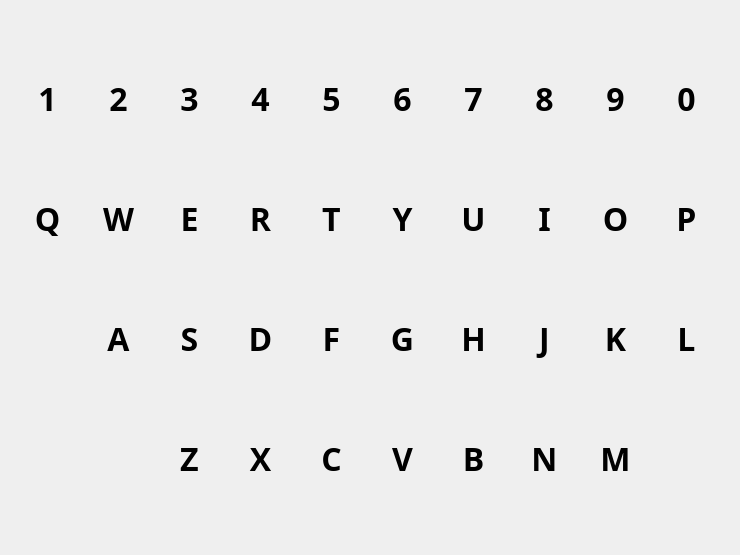
     <widget class="QWidget" name="pagePhones">
      <widget class="QWidget" name="gridLayoutWidget">
       <property name="geometry">
        <rect>
         <x>10</x>
         <y>10</y>
         <width>721</width>
         <height>536</height>
        </rect>
       </property>
       <layout class="QGridLayout" name="gridLayout">
        <item row="1" column="2">
         <widget class="QToolButton" name="btnW_2">
          <property name="minimumSize">
           <size>
            <width>55</width>
            <height>48</height>
           </size>
          </property>
          <property name="font">
           <font>
            <family>Arial Black</family>
            <pointsize>24</pointsize>
            <weight>75</weight>
            <bold>true</bold>
           </font>
          </property>
          <property name="text">
           <string>W</string>
          </property>
          <property name="autoRaise">
           <bool>true</bool>
          </property>
         </widget>
        </item>
        <item row="0" column="3">
         <widget class="QToolButton" name="btn3_2">
          <property name="minimumSize">
           <size>
            <width>55</width>
            <height>48</height>
           </size>
          </property>
          <property name="font">
           <font>
            <family>Arial Black</family>
            <pointsize>24</pointsize>
            <weight>75</weight>
            <bold>true</bold>
           </font>
          </property>
          <property name="text">
           <string>3</string>
          </property>
          <property name="autoRaise">
           <bool>true</bool>
          </property>
         </widget>
        </item>
        <item row="0" column="2">
         <widget class="QToolButton" name="btn2_2">
          <property name="minimumSize">
           <size>
            <width>55</width>
            <height>48</height>
           </size>
          </property>
          <property name="font">
           <font>
            <family>Arial Black</family>
            <pointsize>24</pointsize>
            <weight>75</weight>
            <bold>true</bold>
           </font>
          </property>
          <property name="text">
           <string>2</string>
          </property>
          <property name="autoRaise">
           <bool>true</bool>
          </property>
         </widget>
        </item>
        <item row="0" column="10">
         <widget class="QToolButton" name="btn0_2">
          <property name="minimumSize">
           <size>
            <width>55</width>
            <height>48</height>
           </size>
          </property>
          <property name="font">
           <font>
            <family>Arial Black</family>
            <pointsize>24</pointsize>
            <weight>75</weight>
            <bold>true</bold>
           </font>
          </property>
          <property name="text">
           <string>0</string>
          </property>
          <property name="autoRaise">
           <bool>true</bool>
          </property>
         </widget>
        </item>
        <item row="1" column="3">
         <widget class="QToolButton" name="btnE_2">
          <property name="minimumSize">
           <size>
            <width>55</width>
            <height>48</height>
           </size>
          </property>
          <property name="font">
           <font>
            <family>Arial Black</family>
            <pointsize>24</pointsize>
            <weight>75</weight>
            <bold>true</bold>
           </font>
          </property>
          <property name="text">
           <string>E</string>
          </property>
          <property name="autoRaise">
           <bool>true</bool>
          </property>
         </widget>
        </item>
        <item row="0" column="5">
         <widget class="QToolButton" name="btn5_2">
          <property name="minimumSize">
           <size>
            <width>55</width>
            <height>48</height>
           </size>
          </property>
          <property name="font">
           <font>
            <family>Arial Black</family>
            <pointsize>24</pointsize>
            <weight>75</weight>
            <bold>true</bold>
           </font>
          </property>
          <property name="text">
           <string>5</string>
          </property>
          <property name="autoRaise">
           <bool>true</bool>
          </property>
         </widget>
        </item>
        <item row="0" column="4">
         <widget class="QToolButton" name="btn4_2">
          <property name="minimumSize">
           <size>
            <width>55</width>
            <height>48</height>
           </size>
          </property>
          <property name="font">
           <font>
            <family>Arial Black</family>
            <pointsize>24</pointsize>
            <weight>75</weight>
            <bold>true</bold>
           </font>
          </property>
          <property name="text">
           <string>4</string>
          </property>
          <property name="autoRaise">
           <bool>true</bool>
          </property>
         </widget>
        </item>
        <item row="0" column="6">
         <widget class="QToolButton" name="btn6_2">
          <property name="minimumSize">
           <size>
            <width>55</width>
            <height>48</height>
           </size>
          </property>
          <property name="font">
           <font>
            <family>Arial Black</family>
            <pointsize>24</pointsize>
            <weight>75</weight>
            <bold>true</bold>
           </font>
          </property>
          <property name="text">
           <string>6</string>
          </property>
          <property name="autoRaise">
           <bool>true</bool>
          </property>
         </widget>
        </item>
        <item row="0" column="7">
         <widget class="QToolButton" name="btn7_2">
          <property name="minimumSize">
           <size>
            <width>55</width>
            <height>48</height>
           </size>
          </property>
          <property name="font">
           <font>
            <family>Arial Black</family>
            <pointsize>24</pointsize>
            <weight>75</weight>
            <bold>true</bold>
           </font>
          </property>
          <property name="text">
           <string>7</string>
          </property>
          <property name="autoRaise">
           <bool>true</bool>
          </property>
         </widget>
        </item>
        <item row="0" column="8">
         <widget class="QToolButton" name="btn8_2">
          <property name="minimumSize">
           <size>
            <width>55</width>
            <height>48</height>
           </size>
          </property>
          <property name="font">
           <font>
            <family>Arial Black</family>
            <pointsize>24</pointsize>
            <weight>75</weight>
            <bold>true</bold>
           </font>
          </property>
          <property name="text">
           <string>8</string>
          </property>
          <property name="autoRaise">
           <bool>true</bool>
          </property>
         </widget>
        </item>
        <item row="0" column="9">
         <widget class="QToolButton" name="btn9_2">
          <property name="minimumSize">
           <size>
            <width>55</width>
            <height>48</height>
           </size>
          </property>
          <property name="font">
           <font>
            <family>Arial Black</family>
            <pointsize>24</pointsize>
            <weight>75</weight>
            <bold>true</bold>
           </font>
          </property>
          <property name="text">
           <string>9</string>
          </property>
          <property name="autoRaise">
           <bool>true</bool>
          </property>
         </widget>
        </item>
        <item row="2" column="2">
         <widget class="QToolButton" name="btnA_2">
          <property name="minimumSize">
           <size>
            <width>55</width>
            <height>48</height>
           </size>
          </property>
          <property name="font">
           <font>
            <family>Arial Black</family>
            <pointsize>24</pointsize>
            <weight>75</weight>
            <bold>true</bold>
           </font>
          </property>
          <property name="text">
           <string>A</string>
          </property>
          <property name="autoRaise">
           <bool>true</bool>
          </property>
         </widget>
        </item>
        <item row="2" column="4">
         <widget class="QToolButton" name="btnD_2">
          <property name="minimumSize">
           <size>
            <width>55</width>
            <height>48</height>
           </size>
          </property>
          <property name="font">
           <font>
            <family>Arial Black</family>
            <pointsize>24</pointsize>
            <weight>75</weight>
            <bold>true</bold>
           </font>
          </property>
          <property name="text">
           <string>D</string>
          </property>
          <property name="autoRaise">
           <bool>true</bool>
          </property>
         </widget>
        </item>
        <item row="2" column="3">
         <widget class="QToolButton" name="btnS_2">
          <property name="minimumSize">
           <size>
            <width>55</width>
            <height>48</height>
           </size>
          </property>
          <property name="font">
           <font>
            <family>Arial Black</family>
            <pointsize>24</pointsize>
            <weight>75</weight>
            <bold>true</bold>
           </font>
          </property>
          <property name="text">
           <string>S</string>
          </property>
          <property name="autoRaise">
           <bool>true</bool>
          </property>
         </widget>
        </item>
        <item row="2" column="5">
         <widget class="QToolButton" name="btnF_2">
          <property name="minimumSize">
           <size>
            <width>55</width>
            <height>48</height>
           </size>
          </property>
          <property name="font">
           <font>
            <family>Arial Black</family>
            <pointsize>24</pointsize>
            <weight>75</weight>
            <bold>true</bold>
           </font>
          </property>
          <property name="text">
           <string>F</string>
          </property>
          <property name="autoRaise">
           <bool>true</bool>
          </property>
         </widget>
        </item>
        <item row="2" column="7">
         <widget class="QToolButton" name="btnH_2">
          <property name="minimumSize">
           <size>
            <width>55</width>
            <height>48</height>
           </size>
          </property>
          <property name="font">
           <font>
            <family>Arial Black</family>
            <pointsize>24</pointsize>
            <weight>75</weight>
            <bold>true</bold>
           </font>
          </property>
          <property name="text">
           <string>H</string>
          </property>
          <property name="autoRaise">
           <bool>true</bool>
          </property>
         </widget>
        </item>
        <item row="2" column="6">
         <widget class="QToolButton" name="btnG_2">
          <property name="minimumSize">
           <size>
            <width>55</width>
            <height>48</height>
           </size>
          </property>
          <property name="font">
           <font>
            <family>Arial Black</family>
            <pointsize>24</pointsize>
            <weight>75</weight>
            <bold>true</bold>
           </font>
          </property>
          <property name="text">
           <string>G</string>
          </property>
          <property name="autoRaise">
           <bool>true</bool>
          </property>
         </widget>
        </item>
        <item row="2" column="8">
         <widget class="QToolButton" name="btnJ_2">
          <property name="minimumSize">
           <size>
            <width>55</width>
            <height>48</height>
           </size>
          </property>
          <property name="font">
           <font>
            <family>Arial Black</family>
            <pointsize>24</pointsize>
            <weight>75</weight>
            <bold>true</bold>
           </font>
          </property>
          <property name="text">
           <string>J</string>
          </property>
          <property name="autoRaise">
           <bool>true</bool>
          </property>
         </widget>
        </item>
        <item row="2" column="9">
         <widget class="QToolButton" name="btnK_2">
          <property name="minimumSize">
           <size>
            <width>55</width>
            <height>48</height>
           </size>
          </property>
          <property name="font">
           <font>
            <family>Arial Black</family>
            <pointsize>24</pointsize>
            <weight>75</weight>
            <bold>true</bold>
           </font>
          </property>
          <property name="text">
           <string>K</string>
          </property>
          <property name="autoRaise">
           <bool>true</bool>
          </property>
         </widget>
        </item>
        <item row="2" column="10">
         <widget class="QToolButton" name="btnL_2">
          <property name="minimumSize">
           <size>
            <width>55</width>
            <height>48</height>
           </size>
          </property>
          <property name="font">
           <font>
            <family>Arial Black</family>
            <pointsize>24</pointsize>
            <weight>75</weight>
            <bold>true</bold>
           </font>
          </property>
          <property name="text">
           <string>L</string>
          </property>
          <property name="autoRaise">
           <bool>true</bool>
          </property>
         </widget>
        </item>
        <item row="1" column="7">
         <widget class="QToolButton" name="btnU_2">
          <property name="minimumSize">
           <size>
            <width>55</width>
            <height>48</height>
           </size>
          </property>
          <property name="font">
           <font>
            <family>Arial Black</family>
            <pointsize>24</pointsize>
            <weight>75</weight>
            <bold>true</bold>
           </font>
          </property>
          <property name="text">
           <string>U</string>
          </property>
          <property name="autoRaise">
           <bool>true</bool>
          </property>
         </widget>
        </item>
        <item row="1" column="8">
         <widget class="QToolButton" name="btnI_2">
          <property name="minimumSize">
           <size>
            <width>55</width>
            <height>48</height>
           </size>
          </property>
          <property name="font">
           <font>
            <family>Arial Black</family>
            <pointsize>24</pointsize>
            <weight>75</weight>
            <bold>true</bold>
           </font>
          </property>
          <property name="text">
           <string>I</string>
          </property>
          <property name="autoRaise">
           <bool>true</bool>
          </property>
         </widget>
        </item>
        <item row="1" column="10">
         <widget class="QToolButton" name="btnP_2">
          <property name="minimumSize">
           <size>
            <width>55</width>
            <height>48</height>
           </size>
          </property>
          <property name="font">
           <font>
            <family>Arial Black</family>
            <pointsize>24</pointsize>
            <weight>75</weight>
            <bold>true</bold>
           </font>
          </property>
          <property name="text">
           <string>P</string>
          </property>
          <property name="autoRaise">
           <bool>true</bool>
          </property>
         </widget>
        </item>
        <item row="1" column="1">
         <widget class="QToolButton" name="btnQ_2">
          <property name="minimumSize">
           <size>
            <width>55</width>
            <height>48</height>
           </size>
          </property>
          <property name="font">
           <font>
            <family>Arial Black</family>
            <pointsize>24</pointsize>
            <weight>75</weight>
            <bold>true</bold>
           </font>
          </property>
          <property name="text">
           <string>Q</string>
          </property>
          <property name="autoRaise">
           <bool>true</bool>
          </property>
         </widget>
        </item>
        <item row="1" column="9">
         <widget class="QToolButton" name="btnO_2">
          <property name="minimumSize">
           <size>
            <width>55</width>
            <height>48</height>
           </size>
          </property>
          <property name="font">
           <font>
            <family>Arial Black</family>
            <pointsize>24</pointsize>
            <weight>75</weight>
            <bold>true</bold>
           </font>
          </property>
          <property name="text">
           <string>O</string>
          </property>
          <property name="autoRaise">
           <bool>true</bool>
          </property>
         </widget>
        </item>
        <item row="1" column="6">
         <widget class="QToolButton" name="btnY_2">
          <property name="minimumSize">
           <size>
            <width>55</width>
            <height>48</height>
           </size>
          </property>
          <property name="font">
           <font>
            <family>Arial Black</family>
            <pointsize>24</pointsize>
            <weight>75</weight>
            <bold>true</bold>
           </font>
          </property>
          <property name="text">
           <string>Y</string>
          </property>
          <property name="autoRaise">
           <bool>true</bool>
          </property>
         </widget>
        </item>
        <item row="0" column="1">
         <widget class="QToolButton" name="btn1_2">
          <property name="minimumSize">
           <size>
            <width>55</width>
            <height>48</height>
           </size>
          </property>
          <property name="font">
           <font>
            <family>Arial Black</family>
            <pointsize>24</pointsize>
            <weight>75</weight>
            <bold>true</bold>
           </font>
          </property>
          <property name="styleSheet">
           <string notr="true"/>
          </property>
          <property name="text">
           <string>1</string>
          </property>
          <property name="autoRaise">
           <bool>true</bool>
          </property>
         </widget>
        </item>
        <item row="1" column="5">
         <widget class="QToolButton" name="btnT_2">
          <property name="minimumSize">
           <size>
            <width>55</width>
            <height>48</height>
           </size>
          </property>
          <property name="font">
           <font>
            <family>Arial Black</family>
            <pointsize>24</pointsize>
            <weight>75</weight>
            <bold>true</bold>
           </font>
          </property>
          <property name="text">
           <string>T</string>
          </property>
          <property name="autoRaise">
           <bool>true</bool>
          </property>
         </widget>
        </item>
        <item row="1" column="4">
         <widget class="QToolButton" name="btnR_2">
          <property name="minimumSize">
           <size>
            <width>55</width>
            <height>48</height>
           </size>
          </property>
          <property name="font">
           <font>
            <family>Arial Black</family>
            <pointsize>24</pointsize>
            <weight>75</weight>
            <bold>true</bold>
           </font>
          </property>
          <property name="text">
           <string>R</string>
          </property>
          <property name="autoRaise">
           <bool>true</bool>
          </property>
         </widget>
        </item>
        <item row="4" column="9">
         <widget class="QToolButton" name="btnM_2">
          <property name="minimumSize">
           <size>
            <width>55</width>
            <height>48</height>
           </size>
          </property>
          <property name="font">
           <font>
            <family>Arial Black</family>
            <pointsize>24</pointsize>
            <weight>75</weight>
            <bold>true</bold>
           </font>
          </property>
          <property name="text">
           <string>M</string>
          </property>
          <property name="autoRaise">
           <bool>true</bool>
          </property>
         </widget>
        </item>
        <item row="4" column="8">
         <widget class="QToolButton" name="btnN_2">
          <property name="minimumSize">
           <size>
            <width>55</width>
            <height>48</height>
           </size>
          </property>
          <property name="font">
           <font>
            <family>Arial Black</family>
            <pointsize>24</pointsize>
            <weight>75</weight>
            <bold>true</bold>
           </font>
          </property>
          <property name="text">
           <string>N</string>
          </property>
          <property name="autoRaise">
           <bool>true</bool>
          </property>
         </widget>
        </item>
        <item row="4" column="7">
         <widget class="QToolButton" name="btnB_2">
          <property name="minimumSize">
           <size>
            <width>55</width>
            <height>48</height>
           </size>
          </property>
          <property name="font">
           <font>
            <family>Arial Black</family>
            <pointsize>24</pointsize>
            <weight>75</weight>
            <bold>true</bold>
           </font>
          </property>
          <property name="text">
           <string>B</string>
          </property>
          <property name="autoRaise">
           <bool>true</bool>
          </property>
         </widget>
        </item>
        <item row="4" column="5">
         <widget class="QToolButton" name="btnC_2">
          <property name="minimumSize">
           <size>
            <width>55</width>
            <height>48</height>
           </size>
          </property>
          <property name="font">
           <font>
            <family>Arial Black</family>
            <pointsize>24</pointsize>
            <weight>75</weight>
            <bold>true</bold>
           </font>
          </property>
          <property name="text">
           <string>C</string>
          </property>
          <property name="autoRaise">
           <bool>true</bool>
          </property>
         </widget>
        </item>
        <item row="4" column="6">
         <widget class="QToolButton" name="btnV_2">
          <property name="minimumSize">
           <size>
            <width>55</width>
            <height>48</height>
           </size>
          </property>
          <property name="font">
           <font>
            <family>Arial Black</family>
            <pointsize>24</pointsize>
            <weight>75</weight>
            <bold>true</bold>
           </font>
          </property>
          <property name="text">
           <string>V</string>
          </property>
          <property name="autoRaise">
           <bool>true</bool>
          </property>
         </widget>
        </item>
        <item row="4" column="4">
         <widget class="QToolButton" name="btnX_2">
          <property name="minimumSize">
           <size>
            <width>55</width>
            <height>48</height>
           </size>
          </property>
          <property name="font">
           <font>
            <family>Arial Black</family>
            <pointsize>24</pointsize>
            <weight>75</weight>
            <bold>true</bold>
           </font>
          </property>
          <property name="text">
           <string>X</string>
          </property>
          <property name="autoRaise">
           <bool>true</bool>
          </property>
         </widget>
        </item>
        <item row="4" column="3">
         <widget class="QToolButton" name="btnZ_2">
          <property name="minimumSize">
           <size>
            <width>55</width>
            <height>48</height>
           </size>
          </property>
          <property name="font">
           <font>
            <family>Arial Black</family>
            <pointsize>24</pointsize>
            <weight>75</weight>
            <bold>true</bold>
           </font>
          </property>
          <property name="text">
           <string>Z</string>
          </property>
          <property name="autoRaise">
           <bool>true</bool>
          </property>
         </widget>
        </item>
       </layout>
      </widget>
     </widget>
